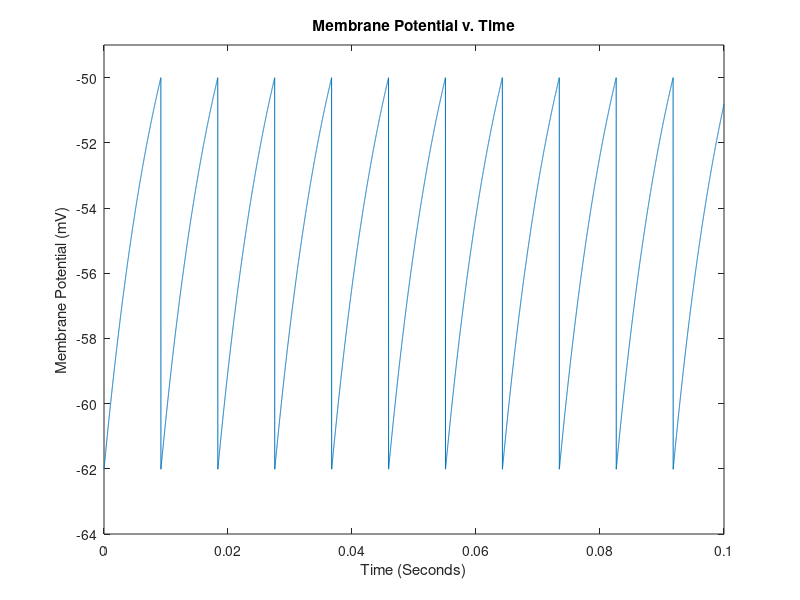
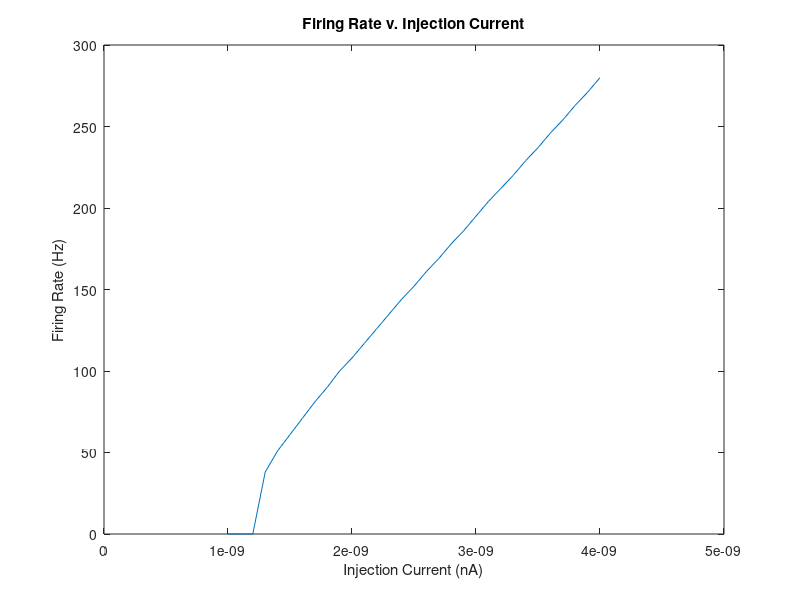

MATLAB code to generate these figures, in order: (Note: this script raises an error after producing the figures.)
%%
% <latex>
% \title{BE 521: Homework 2 Questions \\{\normalsize Modeling Neurons} \\{\normalsize Spring 2020}}
% \author{46 points}
% \date{Due: Tuesday, 2/4/2020 11:59 PM}
% \maketitle
% \textbf{Objective:} Computational modeling of neurons. \\
% We gratefully acknowledge Dr. Vijay Balasubramanian (UPenn) for many of
% the questions in this homework.\\
% </latex>

%% 
% <latex>
% \begin{center}
% \author{Andrew Clark \\
%   \normalsize Collaborators: Alex Silva, Jack Bellwoar, Vishal Tien. \\}
% \end{center}
% </latex>

%%
% <latex>
% \section{Basic Membrane and Equilibrium Potentials (6 pts)}
% Before undertaking this section, you may find it useful to read pg.
% 153-161 of Dayan \& Abbott's \textit{Theoretical Neuroscience} (the 
% relevant section of which, Chapter 5, is posted with the homework). 
% </latex>

%%
% <latex>
% \begin{enumerate}
%  \item Recall that the potential difference $V_T$ when a mole of ions crosses a cell membrane is defined by the universal gas constant $R = 8.31\; {\rm J/mol\cdot K}$, the temperature $T$ (in Kelvin), and Faraday's constant $F = 96,480 {\rm\ C/mol}$ \[ V_T = \frac{RT}{F} \] Calculate $V_T$ at human physiologic temperature ($37\; ^{\circ} \rm C$). (1 pt)
% </latex>

%%
% <latex>
% \rule{\textwidth}{1pt}
% \textit{Example Latex math commands that uses the align tag to make your equations
% neater. You can also input math into sentences with \$ symbol like $\pi + 1$.}
% \begin{align*}
% E = MC^2 \tag{not aligned}\\
% E = & MC^2 \tag{aligned at = by the \&}\\
% 1 = &\; \frac{2}{2}\tag{aligned at = by \&}
% \end{align*}
% \rule{\textwidth}{1pt}
% </latex>
%%

R=8.31;
T=310.15;
F=96480;

V_T=(R*T)/F *1000
%%

% $V_T$ at human physiologic temperature ($37\; ^{\circ} \rm C$), using $ \[ V_T = \frac{RT}{F} \]
% was calculated using the code above and is equal to 26.7 mV. 

%%
% <latex>
%  \item Use this value $V_T$ to calculate the Nernst equilibrium potentials 
%  (in mV) for the $\rm K^+$, $\rm Na^+$, and $\rm Cl^-$ ions, given the following 
%  cytoplasm and extracellular concentrations in the squid giant axon: 
%  $\rm K^+$ : (120, 4.5), $\rm Na^+$ : (15, 145), and $\rm Cl^-$ : (12, 120), 
%  where the first number is the cytoplasmic and the second the extracellular 
%  concentration (in mM). (2 pts)
% </latex>

%%

%Define ion concentrations
K_cyto=120;
K_extra=4.5;

Na_cyto=15;
Na_extra=145;

Cl_cyto=12;
Cl_extra=120;

%Calculate Nernst equilibrium potentials

Eq_K=((R*T)/(1*F)*log(K_extra/K_cyto))*1000
Eq_Na=((R*T)/(1*F)*log(Na_extra/Na_cyto))*1000
Eq_Cl=((R*T)/-(1*F)*log(Cl_extra/Cl_cyto))*1000


%%

% As calculated using the code above the Nernst equilibrium potential for
% the $\rm K^+$ ions is -87.7 mV
% for the $\rm Na^+$ ions it is 60.6 mV, and for the $\rm Cl^-$ it is -61.5 mV. 

%%
% <latex>
%  \item 
%   \begin{enumerate}
% 	\item Use the Goldmann equation,
% 	  \begin{equation}
% 		V_m = V_T\ln\left( \frac{\rm P_{K}\cdot[K^+]_{out} + P_{NA}\cdot[Na^+]_{out} + P_{Cl}\cdot[Cl^-]_{in}}{\rm P_{K}\cdot[K^+]_{in} + P_{NA}\cdot[Na^+]_{in} + P_{Cl}\cdot[Cl^-]_{out}} \right)
% 	  \end{equation}
% 	to calculate the resting membrane potential, $V_m$, assuming that the ratio of membrane permeabilities $\rm P_K:P_{Na}:P_{Cl}$ is $1.0:0.05:0.45$. Use the ion concentrations given above in Question 1.2. (2 pts)
% </latex>
%%

%Define constants
p_k=1;
p_na=0.05;
p_cl=0.45;

% Goldman Eqn
V_m_g_a=(V_T)*log((p_k*K_extra+p_na*Na_extra+p_cl*Cl_cyto)/(p_k*K_cyto+p_na*Na_cyto+p_cl*Cl_extra))


%%

% As calculated using the code above resting membrane potential is equal to
% -62.0 mV under these conditions. 


%%
% <latex>
% 	\item Calculate the membrane potential at the peak action potential, assuming a ratio of $1.0:12:0.45$, again using the ion concentrations given in Question 1.2. (1 pt)
%   \end{enumerate}
% </latex>


%%
p_k=1;
p_na=12;
p_cl=0.45;

V_m_g_b=V_T*log((p_k*K_extra+p_na*Na_extra+p_cl*Cl_cyto)/(p_k*K_cyto+p_na*Na_cyto+p_cl*Cl_extra))


%%

% As calculated using the code above the resting membrane potential is
% equal to 42.7 mV under these conditions. 

%%
% <latex>
% 	\item The amplitudes of the multi-unit signals in HW0 and local field
% 	potentials (LFP) in HW1 had magnitudes on the order of 10 to 100
% 	microvolts. The voltage at the peak of the action potential (determined
% 	using the Goldman equation above) has a magnitude on the order of 10
% 	millivolts. Briefly explain why we see this difference in magnitude.
% 	Hint1: Voltage is the difference in electric potential between two
% 	points. What are the two points for our voltage measurement in the
% 	multi-unit and LFP signals? What are the two points for the voltage
% 	measurement of the action potential? Hint 2: The resistance of the neuronal membrane is typically much higher than the resistance of the extracellular fluid. (2 pts)
% </latex>


%%

% We see this difference in magnitude for two reasons. First, according to
% Ohm's law voltage = current * resistance (V=I*R), so since the resistance
% of the neuronal membrane is typically much higher than the resistance of
% the extracellular fluid, the voltage measured at the peak of an action
% potential will be much higher than than the voltages measured for the local field potentials and multi-unti signals 
% from HW0. This is because voltage is proprotional to resistance (if
% resistance increases voltage will increase if current stays constant),
% and we see this relationship from our V=I*R equation. The second reason
% ties into the first: for the local field potentials the resistance was measured in the extra-cellular fluid at different parts in the brain, but 
% for the action potentials the resistance was measured across the neuronal
% cell membrane, so these respective resistances did in fact influence the
% respective voltages measured. 

%% 
% <latex>
% \end{enumerate}
% \section{Integrate and Fire Model (38 pts)}
% You may find it useful to read pg.\ 162-166 of Dayan and Abbott for this section. The general differential equation for the integrate and fire model is
% \[ \tau_m\frac{dV}{dt} = V_m - V(t) + R_m I_e(t) \]
% where $\tau_m = 10\, \rm ms$ is the membrane time constant, describing how fast the current is leaking through the membrane, $V_m$ in this case is constant and represents the resting membrane potential (which you have already calculated in question 1.3.a), and $V(t)$ is the actual membrane potential as a function of time. $R_m = 10^7\, \Omega$ is the constant total membrane resistance, and $I_e(t)$ is the fluctuating incoming current. Here, we do not explicitly model the action potentials (that's Hodgkin-Huxley) but instead model the neuron's behavior leading up and after the action potential.
% </latex>


%%
% <latex>
% Use a $\Delta t = 10\, \rm \mu s$ ($\Delta t$ is the discrete analog of the continuous $dt$). Remember, one strategy for modeling differential equations like this is to start with an initial condition (here, $V(0)=V_m$), then calculate the function change (here, $\Delta V$, the discrete analog to $dV$) and then add it to the function (here, $V(t)$) to get the next value at $t+\Delta t$. Once/if the membrane potential reaches a certain threshold ($V_{th} = -50\, \rm mV$), you will say that an action potential has occurred and reset the potential back to its resting value.
% \begin{enumerate}
%  \item Model the membrane potential with a constant current injection (i.e., $I_e(t) = I_e = 2 {\rm nA}$). Plot your membrane potential as a function of time to show at least a handful of ``firings.'' (8 pts)
% </latex>


%%

I_e = 2e-9; % I in amps

Tau=0.01; %tau in seconds

R_m=1*10^7; % R in ohms

delta_t=1e-5; % time step in seconds

V_th=-50e-3;% threshold in volts 

time1=0:delta_t:0.1;
%Write a for loop to calculate the V at each 10 microsecond interval

V=[];
V(1)=(V_m_g_a/1000); 
num_peaks=0;


for i=2:length(time1)
    dv=(delta_t/Tau)*((V_m_g_a/1000)-V(i-1)+(R_m*I_e));
    dv;
    V(i)=dv+V(i-1);
    if V(i)>=V_th
        %V(i-1)=V_m_g_b/1000;
        num_peaks=num_peaks+1;
        V(i)=V_m_g_a/1000;
    end
end


%time=1:delta_t:length(V);

V=V.*1000; %convert to millivolts

figure
plot(time1,V)
ylabel('Membrane Potential (mV)')
xlabel('Time (Seconds)')
title('Membrane Potential v. Time')
ylim([-64 -49])


%%
% <latex>
%  \item Produce a plot of firing rate (in Hz) versus injection current, over the range of 1-4 nA. (4 pts)
% </latex>

%%

I_e = 2e-9; % I in amps

Tau=0.01; %tau in seconds

R_m=1*10^7; % R in ohms

delta_t=1e-5; % time step in seconds

V_th=-50e-3; % threshold in volts 

time1=0:delta_t:1;
%Write a for loop to calculate the V at each 10 microsecond interval

V=[];
peak_vector=[];
V(1)=(V_m_g_a/1000); 
%num_peaks=0;

currents=1e-9:1e-10:4e-9;

for j=1:length(currents)
    num_peaks=0;
    for i=2:length(time1)
        dv=(delta_t/Tau)*((V_m_g_a/1000)-V(i-1)+(R_m*currents(j)));
        dv;
        V(i)=dv+V(i-1);
        if V(i)>=V_th
        %V(i-1)=V_m_g_b/1000;
            num_peaks=num_peaks+1;
            %peak_vector(i)=num_peaks;
            V(i)=V_m_g_a/1000;
        end
        
    end
    peak_vector =[peak_vector num_peaks];
end


figure
plot(currents,peak_vector)
ylabel('Firing Rate (Hz)')
xlabel('Injection Current (nA)')
title('Firing Rate v. Injection Current')

%%
% <latex>
%  \item \texttt{I521\_A0002\_D001} contains a dynamic current injection in nA. Plot the membrane potential of your neuron in response to this variable injection current. Use Matlab's \texttt{subplot} function to place the plot of the membrane potential above the injection current so that they both have the same time axis. (Hint: the sampling frequency of the current injection data is different from the sampling frequency ($\frac{1}{\Delta t}$) that we used above.) (4 pts)
% </latex>

%%

session = IEEGSession('I521_A0002_D001', 'andrewc', '/Users/andrewclark/Downloads/ieeg_password.bin' );
%%
session.data


nr = ceil((session.data.rawChannels(1).get_tsdetails.getEndTime)/1e6*session.data.sampleRate);
allData = session.data.getvalues(1:nr,1);
%%
durationInUSec = session.data(1).rawChannels(1).get_tsdetails.getDuration;
durationInSec = durationInUSec / 1e6;
%%

%set integrate and fire model sampling rate
sampling_rate_int_fire=(1/1e-5);

%Downsample the current injection

downsampled_currents=downsample(allData, 10);
%%


downsampled_currents=downsampled_currents.*1e-9;

I_e = 2e-9; % I in amps

Tau=0.01; %tau in seconds

R_m=1*10^7; % R in ohms

delta_t=1e-5; % time step in seconds

V_th=-50e-3; 

time=durationInSec;
peak_vector_i_varied=[];

time2=0:delta_t:(0.5-delta_t);

V_new=[];
V_new(1)=(V_m_g_a/1000);

num_peaks=0;
for i=2:length(time2)
    dv=(delta_t/Tau)*((V_m_g_a/1000)-V_new(i-1)+(R_m*downsampled_currents(i)));
    dv;
    V_new(i)=dv+V_new(i-1);
    if V_new(i)>=V_th
        num_peaks=num_peaks+1;
        V_new(i)=V_m_g_a/1000;
    end
end

%%

V_new=V_new.*1000;

%%
figure
subplot(2,1,1)
plot(time2,V_new)
xlabel('Time (Seconds)')
ylabel('Membrane Potential (mV)')
title('Membrane Potential v. Time')
ylim([-65 -48])
%set(gcf, 'Position', [400, 400, 1000, 1000])
subplot(2,1,2)
plot(time2,downsampled_currents)
xlabel('Time (Seconds)')
ylabel('Injection Current (Amps)')
title('Injection Current v. Time')


%%
% <latex>
%  \item Real neurons have a refractory period after an action potential that prevents them from firing again right away. We can include this behavior in the model by adding a spike-rate adaptation conductance term, $g_{sra}(t)$ (modeled as a potassium conductance), to the model
%  \[ \tau_m\frac{dV}{dt} = V_m - V(t) - r_m g_{sra}(t)(V(t)-V_K)+ R_m I_e(t) \]
%  where \[ \tau_{sra}\frac{dg_{sra}(t)}{dt} = -g_{sra}(t), \]
%  Every time an action potential occurs, we increase $g_{sra}$ by a certain constant amount, $g_{sra} = g_{sra} + \Delta g_{sra}$. Use $r_m \Delta g_{sra} = 0.06$. Use a conductance time constant of $\tau_{sra} = 100\, \rm ms$, a potassium equilibrium potential of $V_K = -70\, \rm mV$, and $g_{sra}(0) = 0$. (Hint: How can you use the $r_m \Delta g_{sra}$ value to update voltage and conductance separately in your simulation?)
% </latex>

%%

%Define Constants


I_e = 2e-9; % I in amps

Tau=0.01; %tau in seconds

tau_gsra= 0.1; % gsra tau in seconds

R_m=1*10^7; % R in ohms

delta_t=1e-5; % time step in seconds

V_th=-50e-3; % threshold in volts 

rm_gsra_increase=0.06; %r_m gsra term (keep this grouped together) 

V_k= -70e-3; % V_k in volts


time4=0:delta_t:0.2;


%For loop for iterating through time on the new equation 

rm_gsra=[];
rm_gsra(1)=0;
V_4=[];
V_4(1)=(V_m_g_a/1000); 
num_peaks=0;



for i=2:length(time4)
    %if rm_gsra <=
    dv_rm_gsra=(delta_t/tau_gsra)*(-rm_gsra(i-1));%R_m gsra differential eqn
    rm_gsra(i)=rm_gsra(i-1)+dv_rm_gsra;
    dv_4=(delta_t/Tau)*((V_m_g_a/1000)-V_4(i-1)-(rm_gsra(i-1)*(V_4(i-1)-V_k))+(R_m*I_e));
    dv_4;
    V_4(i)=dv_4+V_4(i-1);
    if V_4(i)>=V_th
        rm_gsra(i)=rm_gsra(i)+rm_gsra_increase;
        %V(i-1)=V_m_g_b/1000;
        %num_peaks=num_peaks+1;
        V_4(i)=V_m_g_a/1000;% resting potential
    end
end


%%
V_4=V_4.*1000;

%%
time4=time4.*1000;


%%

figure
plot(time4,V_4)
xlabel('Time (Milliseconds)')
ylabel('Membrane Potential (mV)')
ylim([-64 -49])
title('Membrane Potential v. Time')

%%
% <latex>
%  \begin{enumerate}
%   \item Implement this addition to the model (using the same other parameters as in question 2.1) and plot the membrane potential over 200 ms. (8 pts)
% </latex>
%%

%Define Constants


I_e = 2e-9; % I in amps

Tau=0.01; %tau in seconds

tau_gsra= 0.1; % gsra tau in seconds

R_m=1*10^7; % R in ohms

delta_t=1e-5; % time step in seconds

V_th=-50e-3; % threshold in volts 

rm_gsra_increase=0.06; %r_m gsra term (keep this grouped together) 

V_k= -70e-3; % V_k in volts


time4=0:delta_t:0.2;


%For loop for iterating through time on the new equation 

rm_gsra=[];
rm_gsra(1)=0;
V_4=[];
V_4(1)=(V_m_g_a/1000); 
num_peaks=0;



for i=2:length(time4)
    %if rm_gsra <=
    dv_rm_gsra=(delta_t/tau_gsra)*(-rm_gsra(i-1));%R_m gsra differential eqn
    rm_gsra(i)=rm_gsra(i-1)+dv_rm_gsra;
    dv_4=(delta_t/Tau)*((V_m_g_a/1000)-V_4(i-1)-(rm_gsra(i-1)*(V_4(i-1)-V_k))+(R_m*I_e));
    dv_4;
    V_4(i)=dv_4+V_4(i-1);
    if V_4(i)>=V_th
        rm_gsra(i)=rm_gsra(i)+rm_gsra_increase;
        %V(i-1)=V_m_g_b/1000;
        %num_peaks=num_peaks+1;
        V_4(i)=V_m_g_a/1000;%resting
    end
end

%%
V_4=V_4.*1000;

%%
time4=time4.*1000;


%%

figure
plot(time4,V_4)
xlabel('Time (Milliseconds)')
ylabel('Membrane Potential (mV)')
ylim([-64 -49])
title('Membrane Potential v. Time')


%%
% <latex>
%   \item Plot the inter-spike interval (the time between the spikes) of all the spikes that occur in 500 ms. (2 pts)
% </latex>

%%
%Define Constants


I_e = 2e-9; % I in amps

Tau=0.01; %tau in seconds

tau_gsra= 0.1; % gsra tau in seconds

R_m=1*10^7; % R in ohms

delta_t=1e-5; % time step in seconds

V_th=-50e-3; % threshold in volts 

rm_gsra_increase=0.06; %r_m gsra term (keep this grouped together) 

V_k= -70e-3; % V_k in volts


time5=0:delta_t:0.5;


%For loop for iterating through time on the new equation 

rm_gsra=[];
rm_gsra(1)=0;
V_5=[];
V_5(1)=(V_m_g_a/1000); 
num_peaks=0;



for i=2:length(time5)
    %if rm_gsra <=
    dv_rm_gsra=(delta_t/tau_gsra)*(-rm_gsra(i-1));%R_m gsra differential eqn
    rm_gsra(i)=rm_gsra(i-1)+dv_rm_gsra;
    dv_4=(delta_t/Tau)*((V_m_g_a/1000)-V_5(i-1)-(rm_gsra(i-1)*(V_5(i-1)-V_k))+(R_m*I_e));
    dv_4;
    V_5(i)=dv_4+V_5(i-1);
    if V_5(i)>=V_th
        rm_gsra(i)=rm_gsra(i)+rm_gsra_increase;
        %V(i-1)=V_m_g_b/1000;
        %num_peaks=num_peaks+1;
        V_5(i)=V_m_g_a/1000;%resting
    end
end
%%

peak_threshold = -52;

[pks, locs]=findpeaks(V_5, 'MinPeakHeight', peak_threshold);
%%

time_diff=time5(diff(locs)); %convert to seconds and find time difference

%%

time_diff=time_diff.*1000; % convert to milliseconds

%%
figure
plot(time_diff, 'o')
ylabel('Inter-spike Interval (Milliseconds)')
xlabel('Spiking Event Count')
title('Inter-spike Interval v. Spiking Event Count')


%%
% <latex>
%   \item Explain how the spike-rate adaptation term we introduced above might be contributing to the behavior you observe in 2.4.b. (2 pts)
% </latex>

%%

% The spike-rate adaption conductance term (termed " $g_{sra}(t)$ "), we
% introduced is intended to model the refractory period between action potentials. 
% This refractory period is modeled by the $g_{sra}(t)$ term because the
% $g_{sra}(t)$ term increases the potassium ion conductance in the model,
% which increases the time needed before the next action potential ("spiking event") can occur. We can see this in our math
% because an increasing $g_{sra}(t)$ term will decrease the rate at which
% membrane potential increases (the absolute value of each "dv" will be decreased), which means
% more time (or in our simulation more loop iterations) will be needed before membrane potential can increase above the threshold
% and the next action potential spike can occur. It is also important to note
% that in the context of an actual neuron an increasing potassium
% conductance will allow potassium ions to flow across the membrane more easily,
% which will increase the time it takes for all ions to reset to the levels they need to be at for another action potential to occur.  

%%
% <latex>
%  \end{enumerate}
%  \item Pursue an extension of this basic integrate and fire model. A few ideas are: implement the Integrate-and-Fire-or-Burst Model of Smith et al.\ 2000 (included); implement the Hodgkin-Huxley model (see Dayan and Abbot, pg.\ 173); provide some sort of interesting model of a population of neurons; or perhaps model what an electrode sampling at 200 Hz would record from the signal you produce in question 2.3. Feel free to be creative. 
%  We reserve the right to give extra credit to particularly interesting extensions and will in general be more generous with points for more difficult extensions (like the first two ideas), though it is possible to get full credit for any well-done extension.
%   \begin{enumerate}
% 	\item Briefly describe what your extension is and how you will execute it in code. (6 pts)
% </latex>
%%

% The extension that will be pursued here will be the Hodgkin-Huxley model
% for the generation of an action potential as described by Dayan and
% Abbot in the 2001 book "Computational and Mathematical Modeling of Neural Systems."
% This model simulates the membrane potential of a neuron over time. It
% displays the behavior of the neuron membrane potential during an action potential. 
% The model will be executed in code by numerically integrating the Hodgkin-Huxley Equations provided by Dayan and Abbot.
% Time will be discretized in order to recursively solve each of the
% Hodgkin-Huxley equations provided by Dayan and Abbot. After defining initial conditions, the values of the
% membrane potential over time will be computed using a for loop and stored
% to a vector. After this computation is complete, plots of membrane
% potential v. time and activation probabilities v. time can be created.
% The code for this model is shown below. 


%%

%Define constants
p_k=1;
p_na=0.05;
p_cl=0.45;

% Goldman Eqn
V_m_g_a=(V_T)*log((p_k*K_extra+p_na*Na_extra+p_cl*Cl_cyto)/(p_k*K_cyto+p_na*Na_cyto+p_cl*Cl_extra));


%define constants 
g_l = 0.003; % mS/mm^2
g_k= 0.36; % mS / mm^2
g_na = 1.2; % mS / mm^2

e_l = -54.387; % in mV
e_k = -77; %mv
e_na= 50; % mv

c_m = 0.01; % microF / mm^2
A = 0.1; % mm^2

I_e=0.01; % injection current 

%Set d_t
d_t = 0.01; %10 microseconds in units of seconds

%time vector
time=0:d_t:100; % 100 milliseconds

% v vector
V=zeros(1,length(time));
V(1)=(V_m_g_a); % resting membrane potential in millivolts


% i_m vector
i_m=zeros(1,length(time));
% n vector
n=zeros(1,length(time));
% m vector
m=zeros(1,length(time));
% h vector
h=zeros(1,length(time));

%set alpha n
alpha_n=(0.01*(V(1)+55)) / (1 - exp(-0.1 * (V(1) + 55)));

%set alpha m
alpha_m=(0.1*(V(1)+40)) / (1 - exp(-0.1 * (V(1) + 40)));

%set alpha h 
alpha_h=0.07*exp(-0.05*(V(1)+65));

%set beta n
beta_n=0.125*exp(-0.0125*(V(1)+65));

%set beta m
beta_m=4*exp(-0.0556*(V(1)+65));

%set beta h
beta_h=1/(1+exp(-0.1*(V(1)+35)));

%set n of 1
n(1)=(alpha_n*V(1)) / (alpha_n*V(1) + beta_n*V(1));

%set m of 1
m(1)=(alpha_m*V(1)) / (alpha_m*V(1) + beta_m*V(1));

%set h of 1
h(1)=(alpha_h*V(1)) / (alpha_h*V(1) + beta_h*V(1));


%%

for i = 2: length(time)
    
    %set alpha n
    alpha_n=(0.01*(V(i-1)+55)) / (1 - exp(-0.1 * (V(i-1) + 55)));
    
    %set alpha m
    alpha_m=(0.1*(V(i-1)+40)) / (1 - exp(-0.1 * (V(i-1) + 40)));
    
    %set alpha h
    alpha_h=0.07*exp(-0.05*(V(i-1)+65));
    
    %set beta n
    beta_n=0.125*exp(-0.0125*(V(i-1)+65));
    
    %set beta m
    beta_m=4*exp(-0.0556*(V(i-1)+65));
    
    %set beta h 
    beta_h=1/(1+exp(-0.1*(V(i-1)+35)));
    
    % dn equation
    dn=(alpha_n*(1-n(i-1)) - (beta_n*n(i-1)))*d_t;
    n(i)=n(i-1)+dn;
    
    
    % dm equation
    dm=(alpha_m*(1-m(i-1)) - (beta_m*m(i-1)))*d_t;
    m(i)=m(i-1)+dm;
    
    % dh equation
    dh=(alpha_h*(1-h(i-1)) - (beta_h*h(i-1)))*d_t;
    h(i)=h(i-1)+dh;
    
    %im equation
    im = (g_l*(V(i-1) - e_l)) + g_k*(n(i-1)^4)*(V(i-1)-e_k) + g_na*(m(i-1)^3)*h(i-1)*(V(i-1) - e_na);
    dv = (-im + (I_e/A))*(d_t/c_m);
    V(i)=V(i-1)+dv;
    
end


%%
% <latex>
% 	\item Provide an interesting figure along with an explanation illustrating the extension. (4 pts)
% </latex>

%%

figure
subplot(2,1,1)
plot(time,V)
ylabel('Membrane Potential (mV)')
xlabel('Time (milliseconds)')
title('Hodgkin-Huxley Model of an Action Potential with 0.01 Microamp Injection Current')

%gating variable plot
subplot(2,1,2)
plot(time,n)
hold on 
plot(time,m)
plot(time,h)
title('Activation Probabilities v. Time')
xlabel('Time (milliseconds)')
ylabel('Probability')
legend('n(t)','m(t)','h(t)')

%%

% The code above creates two plots. The top plot shows the Hodgkin-Huxley
% Model of an Action Potential, with membrane potential on the y axis and
% time on the x axis. The viewer can see that once the membrane potential
% rises above the threshold an action potential ("spike") occurs and then
% then membrane potential decreases until a sufficiently long time has
% occured before another action potential can be generated. The bottom plot
% shows the activation probabilities of the n, m, and h gating variables. We can see that each probability increases and decreases with 
% respect to time. These increases and decreases correspond to the behavior
% of the membrane potential and the point in the action potential cycle
% that the neuronal cell is in, which is shown in the top plot. 


%%
% <latex>
%   \end{enumerate}
% \end{enumerate}
% </latex>


